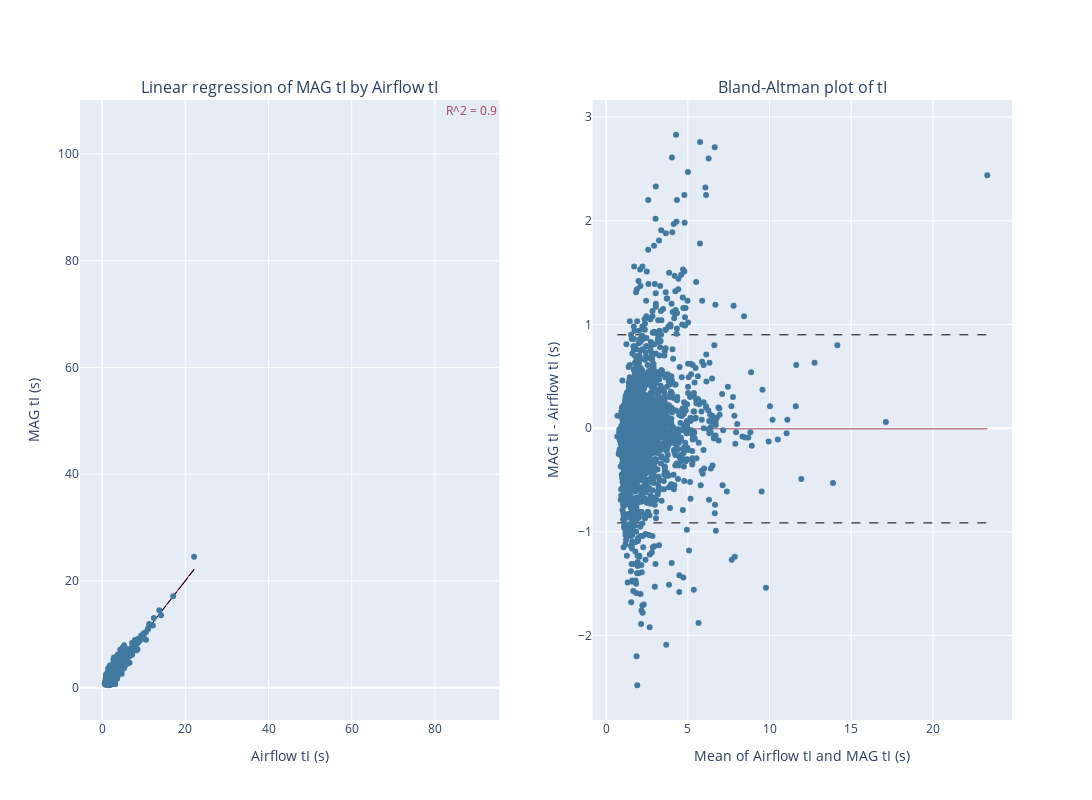
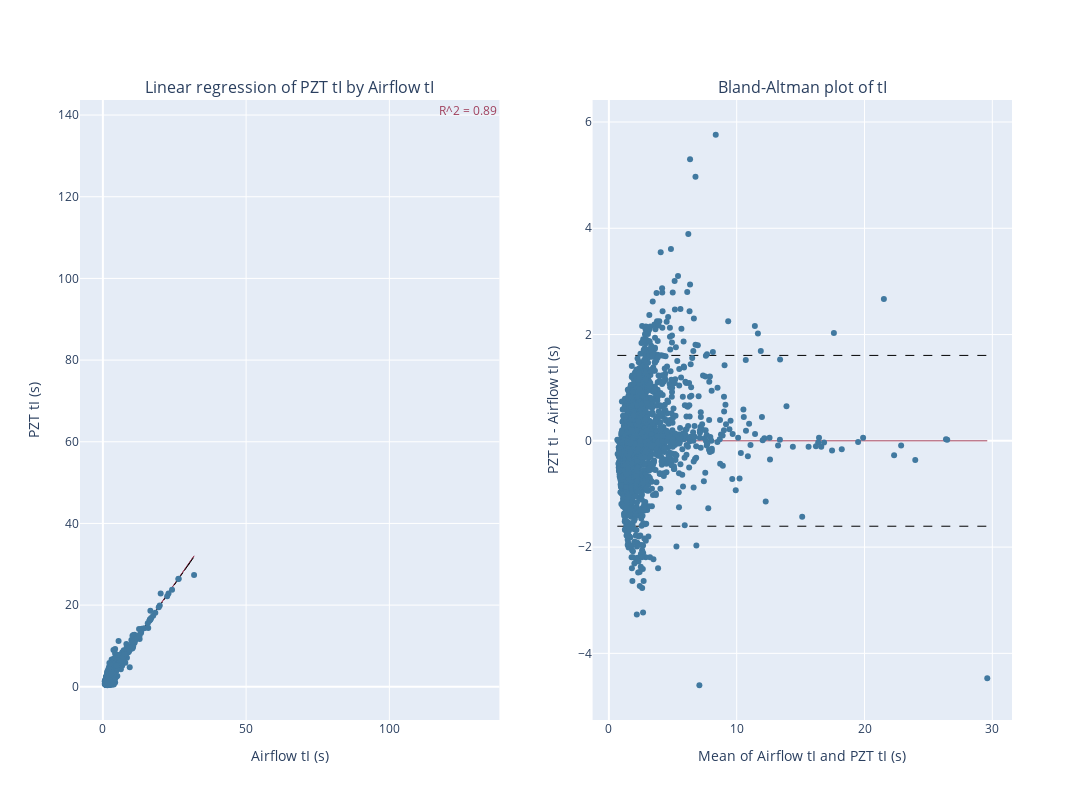
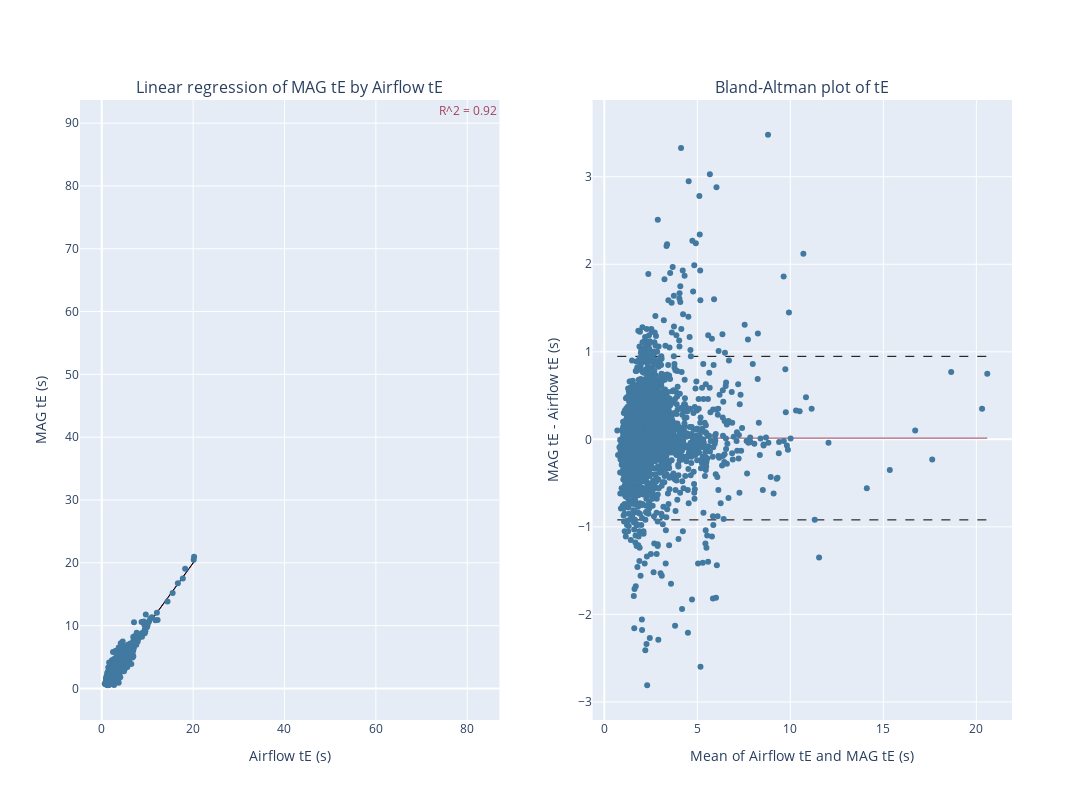
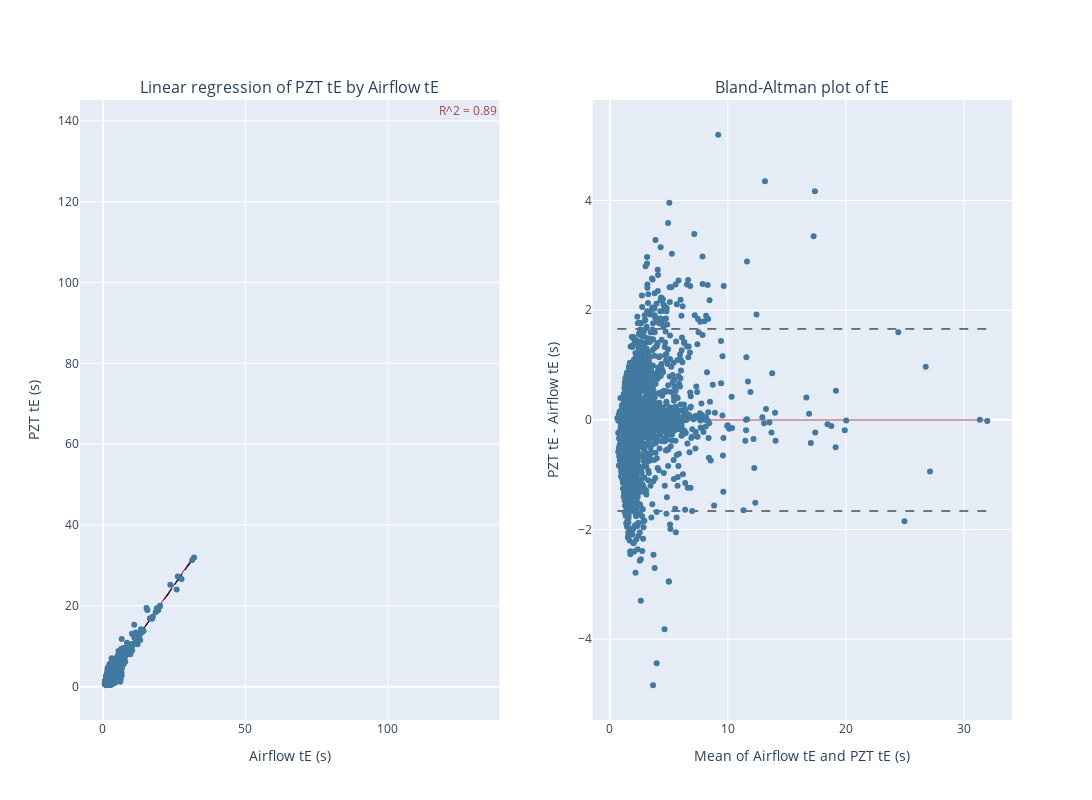

The code cell stored with these charts, in order, in its notebook:
### Code cell
for metric in ["tI (s)", "tE (s)", "tB (s)"]:
    for sensor in ["MAG", "PZT"]:
        bland_altman_plot(overview_all[sensor][metric], overview_all[sensor][metric.split(" ")[0] + " airflow " + metric.split(" ")[1]], metric=metric.split(" ")[0], sensor=sensor)

### Figure 1 — Plotly figure (JSON) as saved in the notebook; plotly's stock layout.template omitted (floating-point values rounded to 4 significant figures; data arrays with more than 128 entries replaced by an {"elided": "..."} marker saying what was removed)
{"data": [{"line": {"color": "#A0415D", "width": 1}, "mode": "lines", "type": "scatter", "x": {"elided": "2950 float values"}, "xaxis": "x", "y": {"elided": "2950 float values"}, "yaxis": "y"}, {"line": {"color": "black", "dash": "dash", "width": 1}, "mode": "lines", "type": "scatter", "x": {"elided": "2950 float values"}, "xaxis": "x", "y": {"elided": "2950 float values"}, "yaxis": "y"}, {"marker": {"color": "#4179A0"}, "mode": "markers", "type": "scatter", "x": {"elided": "2950 float values"}, "xaxis": "x", "y": {"elided": "2950 float values"}, "yaxis": "y"}, {"line": {"color": "#A0415D", "width": 1}, "mode": "lines", "type": "scatter", "x": [0.68, 23.33], "xaxis": "x2", "y": [-0.006705, -0.006705], "yaxis": "y2"}, {"line": {"color": "black", "dash": "dash", "width": 1}, "mode": "lines", "type": "scatter", "x": [0.68, 23.33], "xaxis": "x2", "y": [0.9004, 0.9004], "yaxis": "y2"}, {"line": {"color": "black", "dash": "dash", "width": 1}, "mode": "lines", "type": "scatter", "x": [0.68, 23.33], "xaxis": "x2", "y": [-0.9138, -0.9138], "yaxis": "y2"}, {"marker": {"color": "#4179A0"}, "mode": "markers", "type": "scatter", "x": {"elided": "2950 float values"}, "xaxis": "x2", "y": {"elided": "2950 float values"}, "yaxis": "y2"}], "layout": {"annotations": [{"font": {"size": 16}, "showarrow": false, "text": "Linear regression of MAG tI by Airflow tI", "x": 0.225, "xanchor": "center", "xref": "paper", "y": 1, "yanchor": "bottom", "yref": "paper"}, {"font": {"size": 16}, "showarrow": false, "text": "Bland-Altman plot of tI", "x": 0.775, "xanchor": "center", "xref": "paper", "y": 1, "yanchor": "bottom", "yref": "paper"}, {"font": {"color": "#A0415D"}, "showarrow": false, "text": "R^2 = 0.9", "xanchor": "right", "xref": "x", "xshift": 350, "yanchor": "bottom", "yref": "y", "yshift": 500}], "height": 800, "showlegend": false, "width": 1200, "xaxis": {"anchor": "y", "domain": [0, 0.45], "title": {"text": "Airflow tI (s)"}}, "xaxis2": {"anchor": "y2", "domain": [0.55, 1], "title": {"text": "Mean of Airflow tI and MAG tI (s)"}}, "yaxis": {"anchor": "x", "domain": [0, 1], "title": {"text": "MAG tI (s)"}}, "yaxis2": {"anchor": "x2", "domain": [0, 1], "title": {"text": "MAG tI - Airflow tI (s)"}}}}

### Figure 2 — Plotly figure (JSON) as saved in the notebook; plotly's stock layout.template omitted (floating-point values rounded to 4 significant figures; data arrays with more than 128 entries replaced by an {"elided": "..."} marker saying what was removed)
{"data": [{"line": {"color": "#A0415D", "width": 1}, "mode": "lines", "type": "scatter", "x": {"elided": "2420 float values"}, "xaxis": "x", "y": {"elided": "2420 float values"}, "yaxis": "y"}, {"line": {"color": "black", "dash": "dash", "width": 1}, "mode": "lines", "type": "scatter", "x": {"elided": "2420 float values"}, "xaxis": "x", "y": {"elided": "2420 float values"}, "yaxis": "y"}, {"marker": {"color": "#4179A0"}, "mode": "markers", "type": "scatter", "x": {"elided": "2420 float values"}, "xaxis": "x", "y": {"elided": "2420 float values"}, "yaxis": "y"}, {"line": {"color": "#A0415D", "width": 1}, "mode": "lines", "type": "scatter", "x": [0.66, 29.61], "xaxis": "x2", "y": [3.306e-05, 3.306e-05], "yaxis": "y2"}, {"line": {"color": "black", "dash": "dash", "width": 1}, "mode": "lines", "type": "scatter", "x": [0.66, 29.61], "xaxis": "x2", "y": [1.607, 1.607], "yaxis": "y2"}, {"line": {"color": "black", "dash": "dash", "width": 1}, "mode": "lines", "type": "scatter", "x": [0.66, 29.61], "xaxis": "x2", "y": [-1.607, -1.607], "yaxis": "y2"}, {"marker": {"color": "#4179A0"}, "mode": "markers", "type": "scatter", "x": {"elided": "2420 float values"}, "xaxis": "x2", "y": {"elided": "2420 float values"}, "yaxis": "y2"}], "layout": {"annotations": [{"font": {"size": 16}, "showarrow": false, "text": "Linear regression of PZT tI by Airflow tI", "x": 0.225, "xanchor": "center", "xref": "paper", "y": 1, "yanchor": "bottom", "yref": "paper"}, {"font": {"size": 16}, "showarrow": false, "text": "Bland-Altman plot of tI", "x": 0.775, "xanchor": "center", "xref": "paper", "y": 1, "yanchor": "bottom", "yref": "paper"}, {"font": {"color": "#A0415D"}, "showarrow": false, "text": "R^2 = 0.89", "xanchor": "right", "xref": "x", "xshift": 350, "yanchor": "bottom", "yref": "y", "yshift": 500}], "height": 800, "showlegend": false, "width": 1200, "xaxis": {"anchor": "y", "domain": [0, 0.45], "title": {"text": "Airflow tI (s)"}}, "xaxis2": {"anchor": "y2", "domain": [0.55, 1], "title": {"text": "Mean of Airflow tI and PZT tI (s)"}}, "yaxis": {"anchor": "x", "domain": [0, 1], "title": {"text": "PZT tI (s)"}}, "yaxis2": {"anchor": "x2", "domain": [0, 1], "title": {"text": "PZT tI - Airflow tI (s)"}}}}

### Figure 3 — Plotly figure (JSON) as saved in the notebook; plotly's stock layout.template omitted (floating-point values rounded to 4 significant figures; data arrays with more than 128 entries replaced by an {"elided": "..."} marker saying what was removed)
{"data": [{"line": {"color": "#A0415D", "width": 1}, "mode": "lines", "type": "scatter", "x": {"elided": "2931 float values"}, "xaxis": "x", "y": {"elided": "2931 float values"}, "yaxis": "y"}, {"line": {"color": "black", "dash": "dash", "width": 1}, "mode": "lines", "type": "scatter", "x": {"elided": "2931 float values"}, "xaxis": "x", "y": {"elided": "2931 float values"}, "yaxis": "y"}, {"marker": {"color": "#4179A0"}, "mode": "markers", "type": "scatter", "x": {"elided": "2931 float values"}, "xaxis": "x", "y": {"elided": "2931 float values"}, "yaxis": "y"}, {"line": {"color": "#A0415D", "width": 1}, "mode": "lines", "type": "scatter", "x": [0.7, 20.59], "xaxis": "x2", "y": [0.01378, 0.01378], "yaxis": "y2"}, {"line": {"color": "black", "dash": "dash", "width": 1}, "mode": "lines", "type": "scatter", "x": [0.7, 20.59], "xaxis": "x2", "y": [0.9481, 0.9481], "yaxis": "y2"}, {"line": {"color": "black", "dash": "dash", "width": 1}, "mode": "lines", "type": "scatter", "x": [0.7, 20.59], "xaxis": "x2", "y": [-0.9205, -0.9205], "yaxis": "y2"}, {"marker": {"color": "#4179A0"}, "mode": "markers", "type": "scatter", "x": {"elided": "2931 float values"}, "xaxis": "x2", "y": {"elided": "2931 float values"}, "yaxis": "y2"}], "layout": {"annotations": [{"font": {"size": 16}, "showarrow": false, "text": "Linear regression of MAG tE by Airflow tE", "x": 0.225, "xanchor": "center", "xref": "paper", "y": 1, "yanchor": "bottom", "yref": "paper"}, {"font": {"size": 16}, "showarrow": false, "text": "Bland-Altman plot of tE", "x": 0.775, "xanchor": "center", "xref": "paper", "y": 1, "yanchor": "bottom", "yref": "paper"}, {"font": {"color": "#A0415D"}, "showarrow": false, "text": "R^2 = 0.92", "xanchor": "right", "xref": "x", "xshift": 350, "yanchor": "bottom", "yref": "y", "yshift": 500}], "height": 800, "showlegend": false, "width": 1200, "xaxis": {"anchor": "y", "domain": [0, 0.45], "title": {"text": "Airflow tE (s)"}}, "xaxis2": {"anchor": "y2", "domain": [0.55, 1], "title": {"text": "Mean of Airflow tE and MAG tE (s)"}}, "yaxis": {"anchor": "x", "domain": [0, 1], "title": {"text": "MAG tE (s)"}}, "yaxis2": {"anchor": "x2", "domain": [0, 1], "title": {"text": "MAG tE - Airflow tE (s)"}}}}

### Figure 4 — Plotly figure (JSON) as saved in the notebook; plotly's stock layout.template omitted (floating-point values rounded to 4 significant figures; data arrays with more than 128 entries replaced by an {"elided": "..."} marker saying what was removed)
{"data": [{"line": {"color": "#A0415D", "width": 1}, "mode": "lines", "type": "scatter", "x": {"elided": "2417 float values"}, "xaxis": "x", "y": {"elided": "2417 float values"}, "yaxis": "y"}, {"line": {"color": "black", "dash": "dash", "width": 1}, "mode": "lines", "type": "scatter", "x": {"elided": "2417 float values"}, "xaxis": "x", "y": {"elided": "2417 float values"}, "yaxis": "y"}, {"marker": {"color": "#4179A0"}, "mode": "markers", "type": "scatter", "x": {"elided": "2417 float values"}, "xaxis": "x", "y": {"elided": "2417 float values"}, "yaxis": "y"}, {"line": {"color": "#A0415D", "width": 1}, "mode": "lines", "type": "scatter", "x": [0.635, 31.98], "xaxis": "x2", "y": [-0.002205, -0.002205], "yaxis": "y2"}, {"line": {"color": "black", "dash": "dash", "width": 1}, "mode": "lines", "type": "scatter", "x": [0.635, 31.98], "xaxis": "x2", "y": [1.658, 1.658], "yaxis": "y2"}, {"line": {"color": "black", "dash": "dash", "width": 1}, "mode": "lines", "type": "scatter", "x": [0.635, 31.98], "xaxis": "x2", "y": [-1.662, -1.662], "yaxis": "y2"}, {"marker": {"color": "#4179A0"}, "mode": "markers", "type": "scatter", "x": {"elided": "2417 float values"}, "xaxis": "x2", "y": {"elided": "2417 float values"}, "yaxis": "y2"}], "layout": {"annotations": [{"font": {"size": 16}, "showarrow": false, "text": "Linear regression of PZT tE by Airflow tE", "x": 0.225, "xanchor": "center", "xref": "paper", "y": 1, "yanchor": "bottom", "yref": "paper"}, {"font": {"size": 16}, "showarrow": false, "text": "Bland-Altman plot of tE", "x": 0.775, "xanchor": "center", "xref": "paper", "y": 1, "yanchor": "bottom", "yref": "paper"}, {"font": {"color": "#A0415D"}, "showarrow": false, "text": "R^2 = 0.89", "xanchor": "right", "xref": "x", "xshift": 350, "yanchor": "bottom", "yref": "y", "yshift": 500}], "height": 800, "showlegend": false, "width": 1200, "xaxis": {"anchor": "y", "domain": [0, 0.45], "title": {"text": "Airflow tE (s)"}}, "xaxis2": {"anchor": "y2", "domain": [0.55, 1], "title": {"text": "Mean of Airflow tE and PZT tE (s)"}}, "yaxis": {"anchor": "x", "domain": [0, 1], "title": {"text": "PZT tE (s)"}}, "yaxis2": {"anchor": "x2", "domain": [0, 1], "title": {"text": "PZT tE - Airflow tE (s)"}}}}
